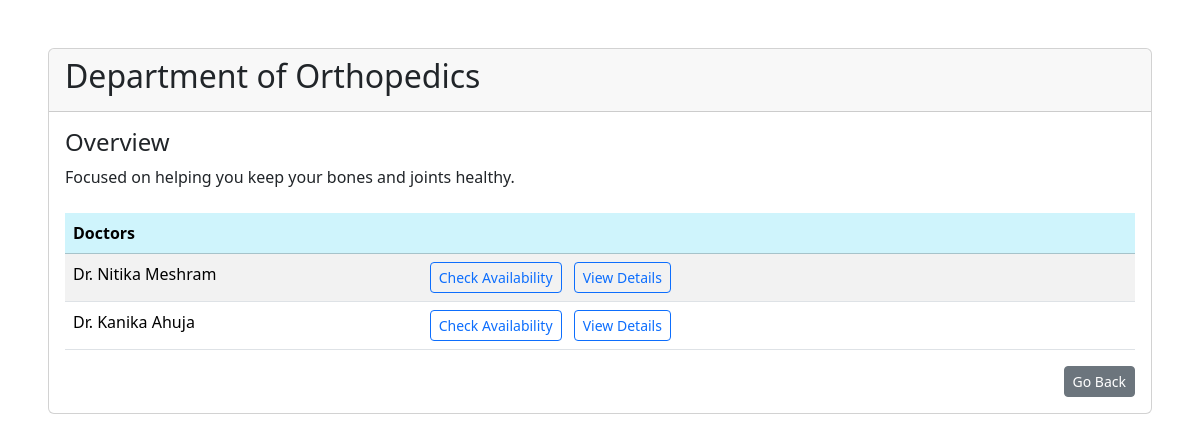
The app's page /view/department?department_id=2 (signed in) with its own data.
### backend/models.py (models this page shows, shortened)
class Departments(db.Model):
    __tablename__ = "departments"
    id = db.Column(db.Integer, primary_key = True, autoincrement = True)
    name = db.Column(db.String, unique = True)
    description = db.Column(db.Text)
    doctors = db.relationship("Doctor", backref = "department",cascade="all, delete-orphan")

class Doctor(db.Model,UserMixin):
    __tablename__ = "doctor"
    id = db.Column(db.Integer, primary_key = True, autoincrement = True)
    username = db.Column(db.String, unique=True)
    email = db.Column(db.String, unique = True)
    password = db.Column(db.String)
    full_name = db.Column(db.String)
    contact_no = db.Column(db.String)
    status = db.Column(db.Boolean,default=True)
    department_id = db.Column(db.Integer, db.ForeignKey("departments.id"))
    appointments = db.relationship("Appointment",backref="doctor")
    doctor_availability = db.relationship("Doctor_Availability",backref="doctor",cascade="all, delete-orphan")
    qualification= db.Column(db.Text)
    description= db.Column(db.Text)
    @property
    def is_active(self):
        return self.status

### backend/routes.py (the view)
@app.route("/view/department")
def view_department():
    department_id = request.args.get("department_id")
    department = Departments.query.get(department_id)
    back_url = None
    if isinstance(current_user, Admin):
        back_url = "/dashboard/admin"
    elif isinstance(current_user, Doctor):
        back_url = "/dashboard/doc"
    elif isinstance(current_user, Patient):
        back_url = "/dashboard/patient"
    return render_template("departments.html", department=department,back_url=back_url)

### app.py (called while the page is built)
def create_app():
    app = Flask(__name__)
    app.config["SQLALCHEMY_DATABASE_URI"] = "sqlite:///mydb.sqlite3"
    db.init_app(app)
    app.config["SECRET_KEY"] = "mysecretkey"
    loginmanager=LoginManager(app)
    @loginmanager.user_loader
    def load_user(email):
        obj=db.session.query(Doctor).filter_by(email=email).first() or db.session.query(Patient).filter_by(email=email).first() or db.session.query(Admin).filter_by(email=email).first()
        return obj
    app.app_context().push()
    return app

### backend/routes.py (called while the page is built)
@app.before_request
def inactive_users():
    msg = None
    if not current_user.is_authenticated and request.endpoint != "login" and request.endpoint!="register" and request.endpoint!="home":
        if(current_user.is_active == False):
            msg = "You are not allowed to access the application. Please contact administrator."
        logout_user()
        return redirect(url_for("login", msg=msg))

### templates/departments.html (shortened to what this page needs)
<!DOCTYPE html>
<html lang="en">
<head>
    <link href="https://cdn.jsdelivr.net/npm/bootstrap@5.3.8/dist/css/bootstrap.min.css" rel="stylesheet"
>
    <link rel="stylesheet" href="https://cdn.jsdelivr.net/npm/bootstrap-icons@1.13.1/font/bootstrap-icons.min.css">
</head>
<body>
    <div class="card mt-5 ms-5 me-5">
        <div class="card-header d-flex">
            <h2 class="me-auto">Department of {{department.name}}</h2>
        </div>
        <div class="card-body">
            <h4>Overview</h4>
            <div class="mb-4">{{department.description}}</div>
            <table class="table table-striped">
                <thead>
                    <tr class="table-info">
                        <td colspan="5"><b>Doctors</b></td>
                    </tr>
                </thead>
                <tbody>
                    {% for doctor in department.doctors %}
                    <tr>
                        <td class="col-4">{{ doctor.full_name }}</td>
                        <td><a href="/check_availability?doc_id={{doctor.id}}" type="button"
                                class="btn btn-outline-primary btn-sm me-2">Check Availability</a>
                            <a href="/view/doctor?doctor_id={{doctor.id}}" type="button"
                                class="btn btn-outline-primary btn-sm me-2">View Details</a>
                        </td>
                    </tr>
                    {% endfor %}
                </tbody>
            </table>
            <div class = "text-end">
                <a href="{{ back_url }}" class="btn btn-sm btn-secondary">Go Back</a>
            </div>
        </div>
</body>
</html>

### records on screen
Departments: name "Orthopedics", description "Focused on helping you keep your bones and joints healthy."
Doctor: full_name "Dr. Nitika Meshram"
Doctor: full_name "Dr. Kanika Ahuja"
